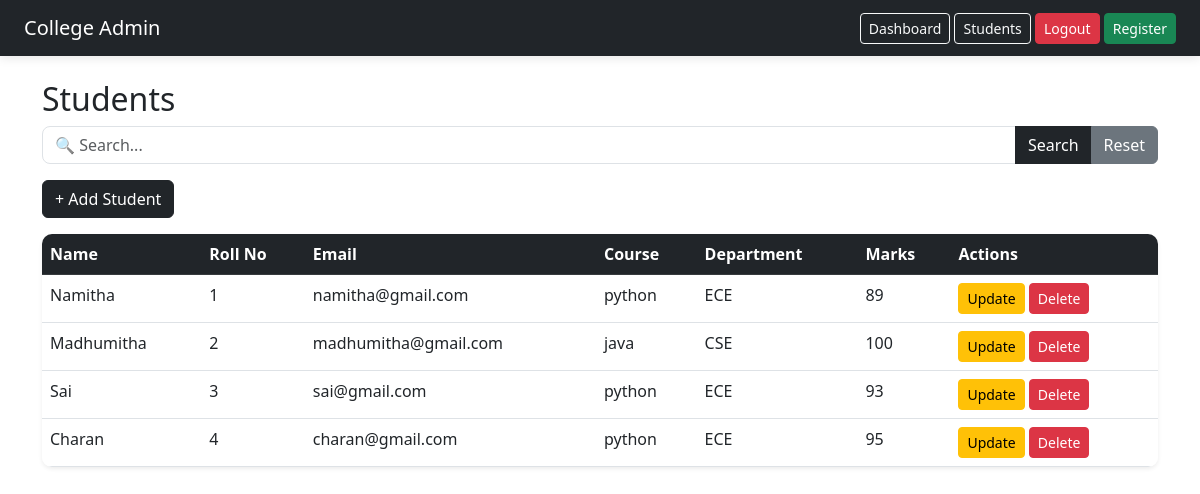
The app's page /students/ (signed in) with its own data.
### students/models.py (models this page shows, shortened)
class Student(models.Model):
    name = models.CharField(max_length=100)
    roll_no = models.IntegerField(unique=True)
    email = models.EmailField()
    course = models.ForeignKey(Course, on_delete=models.CASCADE)
    department = models.ForeignKey(Department, on_delete=models.CASCADE)
    subjects = models.ManyToManyField(Subject, blank=True)

class Course(models.Model):
    name = models.CharField(max_length=100)

class Department(models.Model):
    name = models.CharField(max_length=100)

class Marks(models.Model):
    student = models.ForeignKey(Student, on_delete=models.CASCADE)
    subject = models.ForeignKey(Subject, on_delete=models.CASCADE)
    marks = models.IntegerField()

### students/views.py (the view)
# urls.py: path('students/', views.student_list, name='student_list'),
@login_required
def student_list(request):
    query = request.GET.get('q')
    students = Student.objects.all()
    if query:
        students = students.filter(
            name__icontains=query
        ) | students.filter(
            roll_no__icontains=query
        )
    student_data = []
    for student in students:
        marks = Marks.objects.filter(student=student)
        student_data.append({
            'student': student,
            'marks': marks
        })
    return render(request, 'student_list.html', {
        'student_data': student_data,
        'query': query
    })

### templates/student_list.html (shortened to what this page needs)
    {% extends 'base.html' %}
{% block content %}
<div class="container mt-4">
<h2>Students</h2>
<form method="GET" class="mb-3">
    <div class="input-group">
        <input type="text" name="q"
               placeholder="🔍 Search..."
               value="{{ query|default:'' }}"
               class="form-control">
        <button class="btn btn-dark">Search</button>
        <a href="/students/" class="btn btn-secondary">
            Reset
        </a>
    </div>
</form>
<a href="/students/add/" class="btn btn-dark mb-3">+ Add Student</a>
<table class="table table-hover shadow-sm">
    <thead class="table-dark">
        <tr>
    <th>Name</th>
    <th>Roll No</th>
    <th>Email</th>
    <th>Course</th>
    <th>Department</th>
    <th>Marks</th>
    <th>Actions</th>
</tr>
    </thead>
    <tbody>
        {% for item in student_data %}
        <tr>
    <td>{{ item.student.name }}</td>
    <td>{{ item.student.roll_no }}</td>
    <td>{{ item.student.email }}</td>
    <td>{{ item.student.course.name }}</td>
    <td>{{ item.student.department.name }}</td>
    <td>
        {% for m in item.marks %}
            {{ m.marks }}
        {% empty %}
            No Marks
        {% endfor %}
    </td>
    <td>
        <a href="/students/edit/{{ item.student.id }}/"
           class="btn btn-warning btn-sm">Update</a>
        <button class="btn btn-danger btn-sm"
                data-bs-toggle="modal"
                data-bs-target="#deleteModal"
                onclick="setDeleteId('{{ item.student.id }}')">
            Delete
        </button>
    </td>
</tr>
        {% empty %}
        <tr>
            <td colspan="4">No students found</td>
        </tr>
        {% endfor %}
    </tbody>
</table>
</div>
{% endblock %}

### templates/base.html (shortened to what this page needs)
<!DOCTYPE html>
<html lang="en">
<head>
    {% load static %}
    <link rel="stylesheet" href="{% static 'css/style.css' %}">
    <link href="https://cdn.jsdelivr.net/npm/bootstrap@5.3.0/dist/css/bootstrap.min.css" rel="stylesheet">
</head>
<body>
<nav class="navbar navbar-dark bg-dark px-4">
    <span class="navbar-brand">College Admin</span>
    <div>
        <a href="/dashboard/" class="btn btn-outline-light btn-sm">Dashboard</a>
        <a href="/students/" class="btn btn-outline-light btn-sm">Students</a>
        <a href="/logout/" class="btn btn-danger btn-sm">Logout</a>
        <a href="/register/" class="btn btn-success btn-sm">Register</a>
    </div>
</nav>
{% block content %}
{% endblock %}
</body>
</html>

### static/css/style.css (style rules this page uses)
body { background-color: #f4f6f9; font-family: 'Segoe UI', sans-serif; }
.navbar { box-shadow: 0 2px 10px rgba(0,0,0,0.1); }
.table { border-radius: 10px; overflow: hidden; }
.table th { background-color: #212529; color: white; }
.btn { border-radius: 8px; }
.input-group input { border-radius: 8px 0 0 8px; }
.input-group button { border-radius: 0 8px 8px 0; }

### records on screen
Student: student.name "Namitha", student.roll_no "1", student.email "namitha@gmail.com", student.course.name "python", student.department.name "ECE"
Marks: marks "89"
Student: student.name "Madhumitha", student.roll_no "2", student.email "madhumitha@gmail.com", student.course.name "java", student.department.name "CSE"
Marks: marks "100"
Student: student.name "Sai", student.roll_no "3", student.email "sai@gmail.com", student.course.name "python", student.department.name "ECE"
Marks: marks "93"
Student: student.name "Charan", student.roll_no "4", student.email "charan@gmail.com", student.course.name "python", student.department.name "ECE"
Marks: marks "95"
